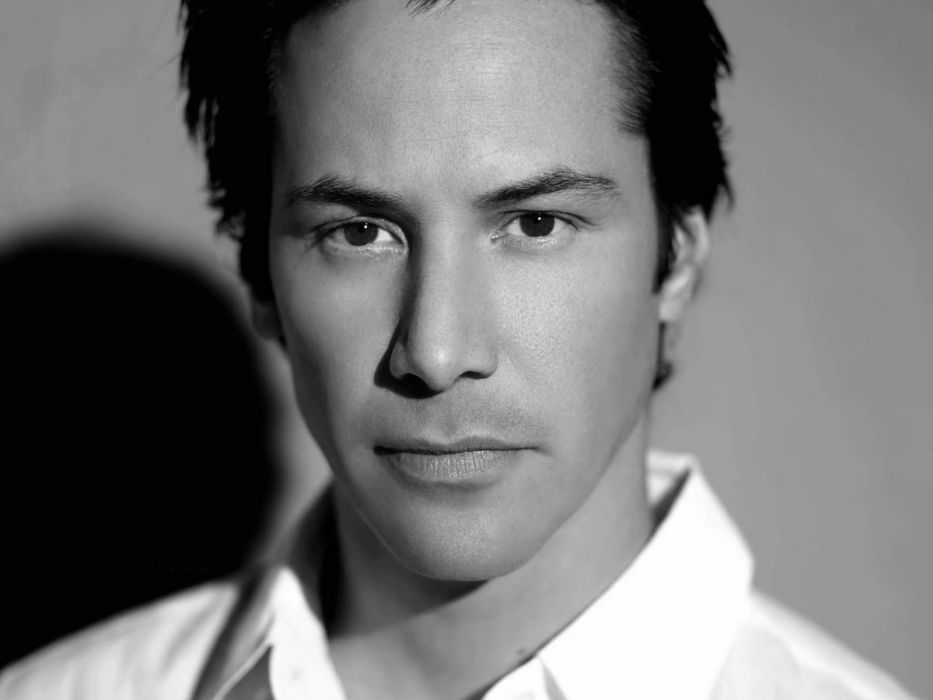
#> input picture images/keanu.png, 933 x 700 px, found by its file name
$ python edges1.py
#> lines starting #> are read from the running program, lines starting #| are printed output that depends on the picture; after the words box and inside, x2 and y2 are one past the last pixel; in counts of white or black regions, pixels touching at a corner belong together
import numpy as np
import cv2 as cv
from matplotlib import pyplot as plt

img = cv.imread('images/keanu.png')
#> img is the input picture: shape (700, 933, 3); min 0, max 255, mean 116.8
edges = cv.Canny(img,100,200)
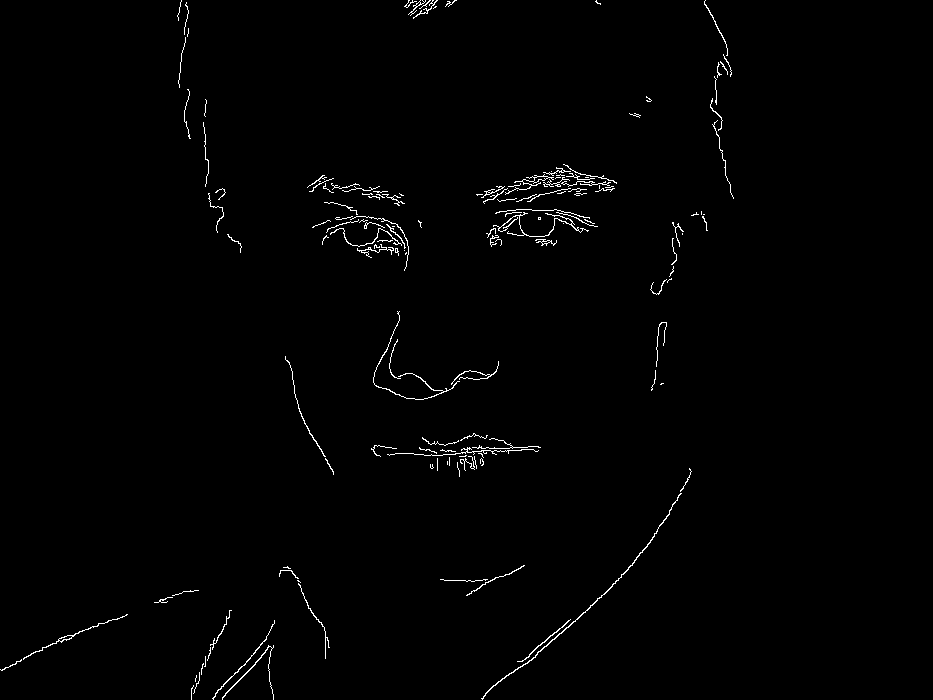
#> edges: shape (700, 933); 0.95% white in thin lines or dots, all inside (x1, y1, x2, y2) = (0, 0, 734, 700)
canny = cv.imwrite('canny.png',edges)
canny = cv.imread('canny.png')

gray = cv.cvtColor(canny,cv.COLOR_BGR2GRAY)

corners = cv.goodFeaturesToTrack(gray,100,0.01,10)
#> corners = 100 rows, first 8: [446, 390], [672, 222], [524, 213], [544, 244], [422, 11], [523, 183], [211, 646], [375, 245]
corners = np.int0(corners)

for i in corners:
    x,y = i.ravel()
    cv.circle(canny,(x,y),3,255,-1)
#> this loop made 100 passes
#> (x, y) on passes 1 to 12: (446, 390), (672, 222), (524, 213), (544, 244), (422, 11), (523, 183), (211, 646), (375, 245), (491, 240), (680, 492), (607, 181), (461, 460)
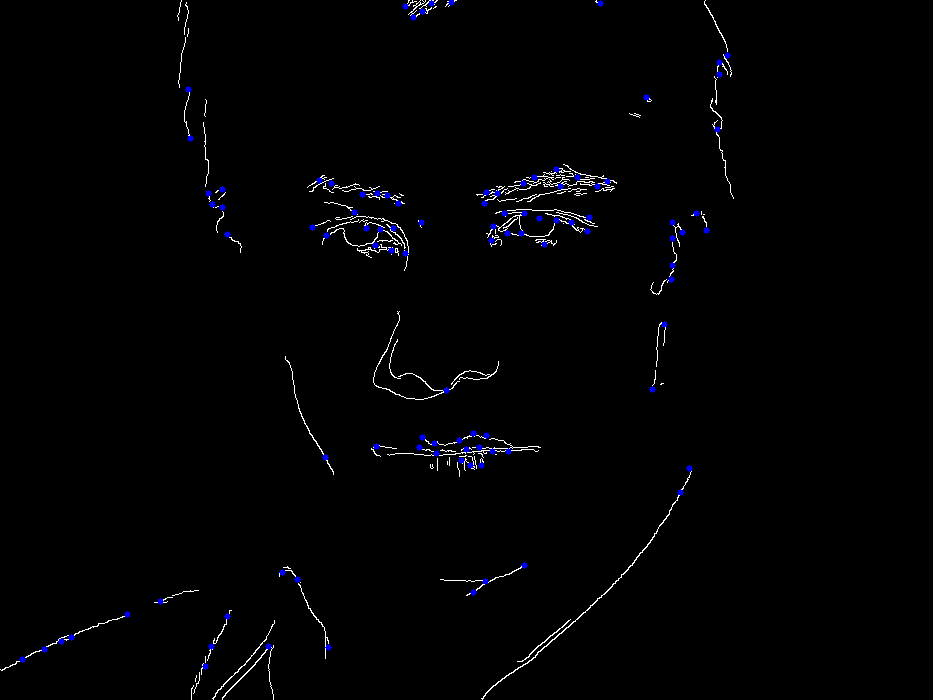
#> canny: shape (700, 933, 3); mean B, G, R 3.2, 2.1, 2.1

cv.imshow("Hola",canny)
cv.waitKey(0)

# [8 lines of commented-out code are left out]

$ run again, with images/image0.jpg saved as images/keanu.png
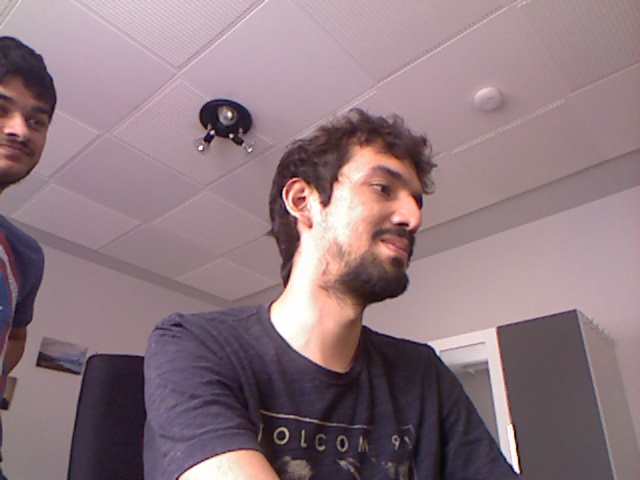
#> input picture images/image0.jpg, 640 x 480 px, found by its file name
#> img is the input picture: shape (480, 640, 3); mean B, G, R 127.4, 120.2, 142.6
#> `edges = cv.Canny(img,100,200)`:
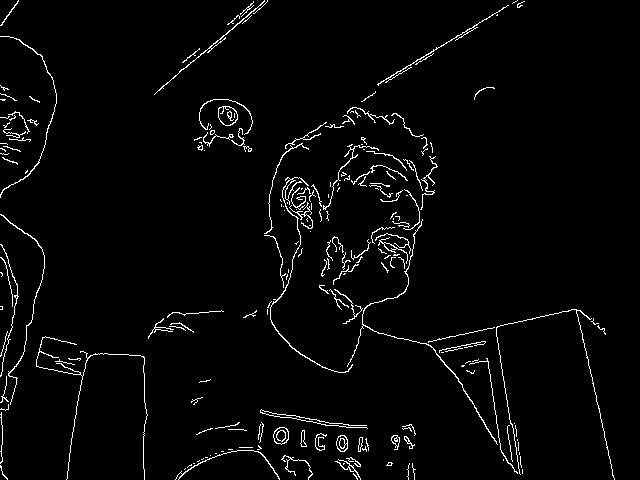
#> edges: shape (480, 640); 2.8% white in thin lines or dots
#> corners = 100 rows, first 8: [370, 170], [212, 132], [229, 112], [365, 449], [394, 253], [342, 446], [341, 175], [10, 374]
#> the loop `for i in corners:` made 100 passes
#> after the loop `for i in corners:`:
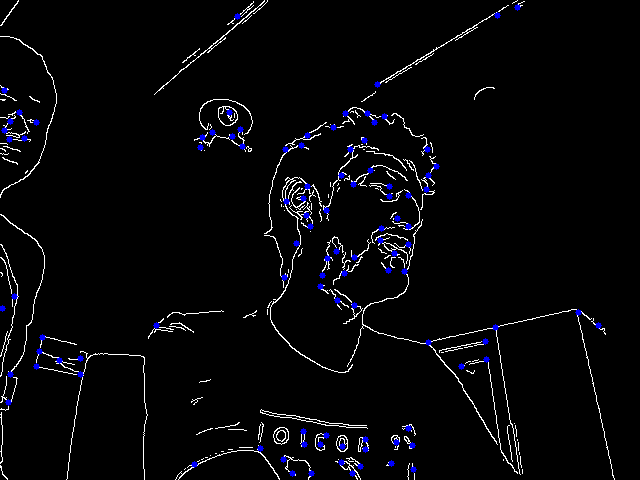
#> canny: shape (480, 640, 3); mean B, G, R 8.9, 6.4, 6.4

$ run again, with images/image1.jpg saved as images/keanu.png
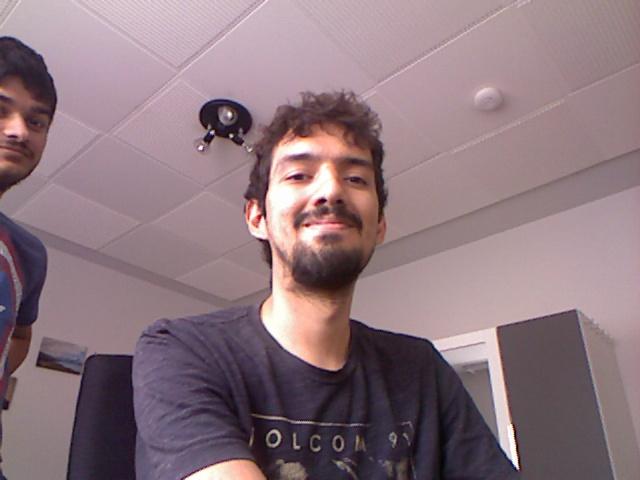
#> input picture images/image1.jpg, 640 x 480 px, found by its file name
#> img is the input picture: shape (480, 640, 3); mean B, G, R 125.9, 118.5, 141
#> `edges = cv.Canny(img,100,200)`:
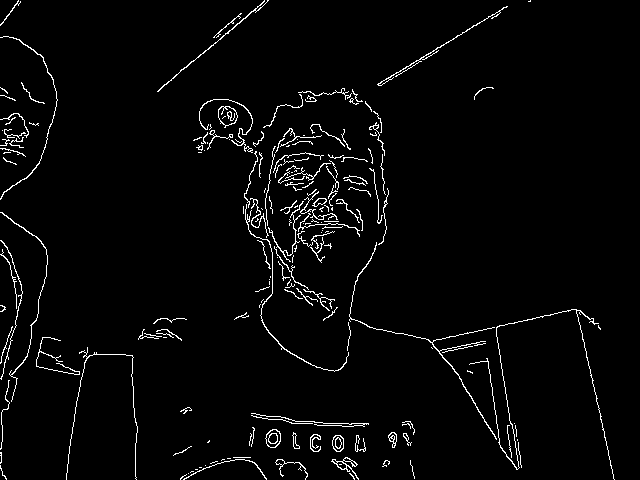
#> edges: shape (480, 640); 2.9% white in thin lines or dots
#> corners = 100 rows, first 8: [302, 229], [258, 212], [293, 433], [212, 132], [229, 112], [338, 446], [310, 99], [324, 200]
#> the loop `for i in corners:` made 100 passes
#> after the loop `for i in corners:`:
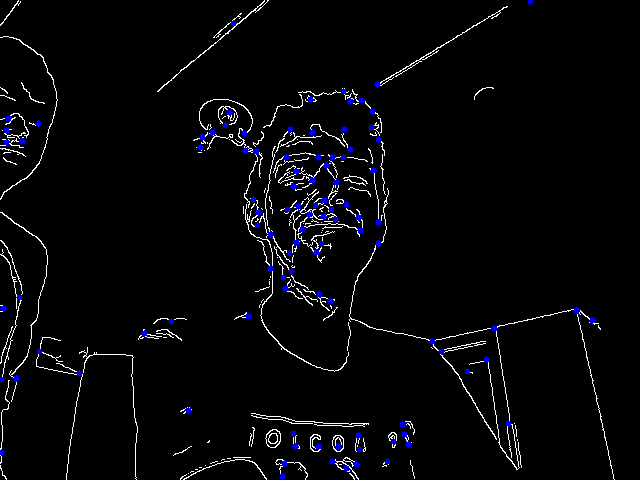
#> canny: shape (480, 640, 3); mean B, G, R 9, 6.6, 6.6

$ run again, with images/image10.jpg saved as images/keanu.png
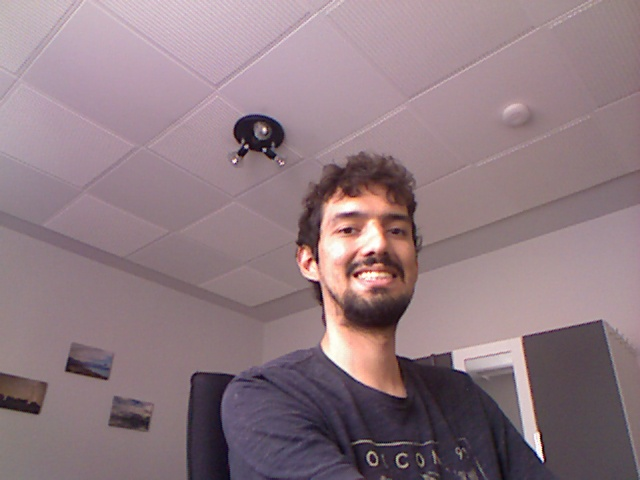
#> input picture images/image10.jpg, 640 x 480 px, found by its file name
#> img is the input picture: shape (480, 640, 3); mean B, G, R 129.7, 122.6, 143.9
#> `edges = cv.Canny(img,100,200)`:
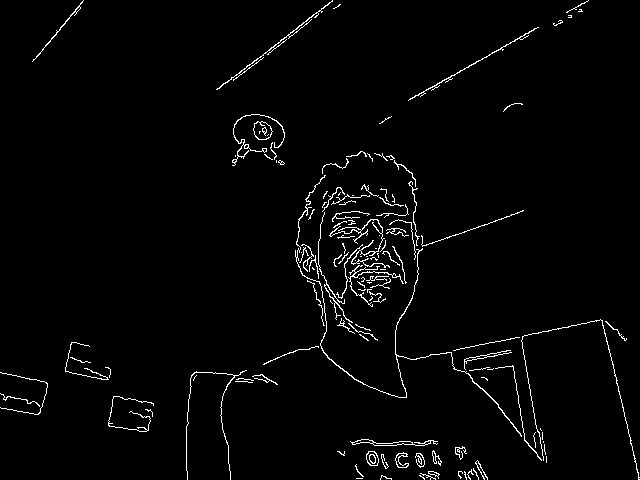
#> edges: shape (480, 640); 2.3% white in thin lines or dots
#> corners = 100 rows, first 8: [314, 260], [413, 189], [246, 146], [436, 456], [342, 243], [366, 156], [352, 278], [276, 145]
#> the loop `for i in corners:` made 100 passes
#> after the loop `for i in corners:`:
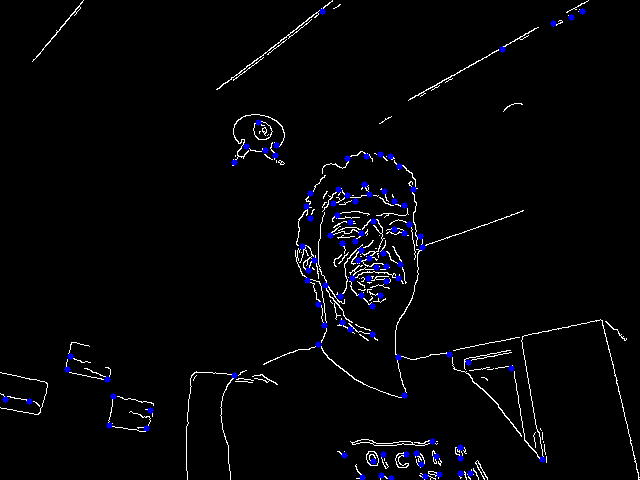
#> canny: shape (480, 640, 3); mean B, G, R 7.4, 5, 5
